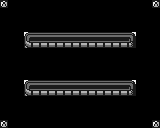

Tiled map render using the project's own tile images. Description and the whole map definition, tile-layer contents included, below:
An orthogonal 20x16 tile map with 8x8 px tiles, 3 tile layers (Background, Collision, Overlap).

<map version="1.0" orientation="orthogonal" renderorder="right-down" width="20" height="16" tilewidth="8" tileheight="8" nextobjectid="1">
 <tileset firstgid="1" name="char_sheet" tilewidth="8" tileheight="8" tilecount="1024">
  <image source="char_sheet.png" width="256" height="256" />
 </tileset>
 <layer name="Background" width="20" height="16">
  <data encoding="csv">
63,0,0,0,0,0,0,0,0,0,0,0,0,0,0,0,0,0,0,63,
0,0,0,0,0,0,0,0,0,0,0,0,0,0,0,0,0,0,0,0,
0,0,0,0,0,0,0,0,0,0,0,0,0,0,0,0,0,0,0,0,
0,0,0,0,0,0,0,0,0,0,0,0,0,0,0,0,0,0,0,0,
0,0,0,0,0,0,0,0,0,0,0,0,0,0,0,0,0,0,0,0,
0,0,0,0,0,0,0,0,0,0,0,0,0,0,0,0,0,0,0,0,
0,0,0,0,0,0,0,0,0,0,0,0,0,0,0,0,0,0,0,0,
0,0,0,0,0,0,0,0,0,0,0,0,0,0,0,0,0,0,0,0,
0,0,0,0,0,0,0,0,0,0,0,0,0,0,0,0,0,0,0,0,
0,0,0,0,0,0,0,0,0,0,0,0,0,0,0,0,0,0,0,0,
0,0,0,0,0,0,0,0,0,0,0,0,0,0,0,0,0,0,0,0,
0,0,0,0,0,0,0,0,0,0,0,0,0,0,0,0,0,0,0,0,
0,0,0,0,0,0,0,0,0,0,0,0,0,0,0,0,0,0,0,0,
0,0,0,0,0,0,0,0,0,0,0,0,0,0,0,0,0,0,0,0,
0,0,0,0,0,0,0,0,0,0,0,0,0,0,0,0,0,0,0,0,
63,0,0,0,0,0,0,0,0,0,0,0,0,0,0,0,0,0,0,63
</data>
 </layer>
 <layer name="Collision" width="20" height="16">
  <data encoding="csv">
0,0,0,0,0,0,0,0,0,0,0,0,0,0,0,0,0,0,0,0,
0,0,0,0,0,0,0,0,0,0,0,0,0,0,0,0,0,0,0,0,
0,0,0,0,0,0,0,0,0,0,0,0,0,0,0,0,0,0,0,0,
0,0,0,0,0,0,0,0,0,0,0,0,0,0,0,0,0,0,0,0,
0,0,0,30,31,31,31,31,31,31,31,31,31,31,31,31,32,0,0,0,
0,0,0,94,95,95,95,95,95,95,95,95,95,95,95,95,96,0,0,0,
0,0,0,0,0,0,0,0,0,0,0,0,0,0,0,0,0,0,0,0,
0,0,0,0,0,0,0,0,0,0,0,0,0,0,0,0,0,0,0,0,
0,0,0,0,0,0,0,0,0,0,0,0,0,0,0,0,0,0,0,0,
0,0,0,0,0,0,0,0,0,0,0,0,0,0,0,0,0,0,0,0,
0,0,0,30,31,31,31,31,31,31,31,31,31,31,31,31,32,0,0,0,
0,0,0,94,95,95,95,95,95,95,95,95,95,95,95,95,96,0,0,0,
0,0,0,0,0,0,0,0,0,0,0,0,0,0,0,0,0,0,0,0,
0,0,0,0,0,0,0,0,0,0,0,0,0,0,0,0,0,0,0,0,
0,0,0,0,0,0,0,0,0,0,0,0,0,0,0,0,0,0,0,0,
0,0,0,0,0,0,0,0,0,0,0,0,0,0,0,0,0,0,0,0
</data>
 </layer>
 <layer name="Overlap" width="20" height="16">
  <data encoding="csv">
0,0,0,0,0,0,0,0,0,0,0,0,0,0,0,0,0,0,0,0,
0,0,0,0,0,0,0,0,0,0,0,0,0,0,0,0,0,0,0,0,
0,0,0,0,0,0,0,0,0,0,0,0,0,0,0,0,0,0,0,0,
0,0,0,0,0,0,0,0,0,0,0,0,0,0,0,0,0,0,0,0,
0,0,0,0,0,0,0,0,0,0,0,0,0,0,0,0,0,0,0,0,
0,0,0,0,0,0,0,0,0,0,0,0,0,0,0,0,0,0,0,0,
0,0,0,0,0,0,0,0,0,0,0,0,0,0,0,0,0,0,0,0,
0,0,0,0,0,0,0,0,0,0,0,0,0,0,0,0,0,0,0,0,
0,0,0,0,0,0,0,0,0,0,0,0,0,0,0,0,0,0,0,0,
0,0,0,0,0,0,0,0,0,0,0,0,0,0,0,0,0,0,0,0,
0,0,0,0,0,0,0,0,0,0,0,0,0,0,0,0,0,0,0,0,
0,0,0,0,0,0,0,0,0,0,0,0,0,0,0,0,0,0,0,0,
0,0,0,0,0,0,0,0,0,0,0,0,0,0,0,0,0,0,0,0,
0,0,0,0,0,0,0,0,0,0,0,0,0,0,0,0,0,0,0,0,
0,0,0,0,0,0,0,0,0,0,0,0,0,0,0,0,0,0,0,0,
0,0,0,0,0,0,0,0,0,0,0,0,0,0,0,0,0,0,0,0
</data>
 </layer>
</map>
